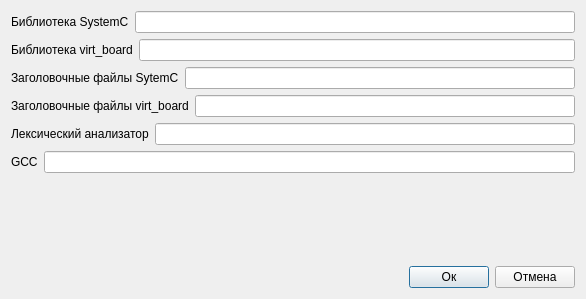
<?xml version="1.0" encoding="UTF-8"?>
<ui version="4.0">
 <class>settings_wind</class>
 <widget class="QDialog" name="settings_wind">
  <property name="geometry">
   <rect>
    <x>0</x>
    <y>0</y>
    <width>586</width>
    <height>299</height>
   </rect>
  </property>
  <property name="windowTitle">
   <string>Настройки</string>
  </property>
  <layout class="QVBoxLayout" name="verticalLayout">
   <item>
    <layout class="QHBoxLayout" name="horizontalLayout">
     <item>
      <widget class="QLabel" name="label">
       <property name="text">
        <string>Библиотека SystemC</string>
       </property>
      </widget>
     </item>
     <item>
      <widget class="QLineEdit" name="SystemCPath"/>
     </item>
    </layout>
   </item>
   <item>
    <layout class="QHBoxLayout" name="horizontalLayout_2">
     <item>
      <widget class="QLabel" name="label_2">
       <property name="text">
        <string>Библиотека virt_board</string>
       </property>
      </widget>
     </item>
     <item>
      <widget class="QLineEdit" name="VirtBoardPath"/>
     </item>
    </layout>
   </item>
   <item>
    <layout class="QHBoxLayout" name="horizontalLayout_4">
     <item>
      <widget class="QLabel" name="label_4">
       <property name="text">
        <string>Заголовочные файлы SytemC</string>
       </property>
      </widget>
     </item>
     <item>
      <widget class="QLineEdit" name="inclSystemC"/>
     </item>
    </layout>
   </item>
   <item>
    <layout class="QHBoxLayout" name="horizontalLayout_3">
     <item>
      <widget class="QLabel" name="label_3">
       <property name="text">
        <string>Заголовочные файлы virt_board</string>
       </property>
      </widget>
     </item>
     <item>
      <widget class="QLineEdit" name="inclVirtBoard"/>
     </item>
    </layout>
   </item>
   <item>
    <layout class="QHBoxLayout" name="horizontalLayout_6">
     <item>
      <widget class="QLabel" name="label_5">
       <property name="text">
        <string>Лексический анализатор</string>
       </property>
      </widget>
     </item>
     <item>
      <widget class="QLineEdit" name="LexPath"/>
     </item>
    </layout>
   </item>
   <item>
    <layout class="QHBoxLayout" name="horizontalLayout_7">
     <item>
      <widget class="QLabel" name="label_6">
       <property name="text">
        <string>GCC</string>
       </property>
      </widget>
     </item>
     <item>
      <widget class="QLineEdit" name="GccPath"/>
     </item>
    </layout>
   </item>
   <item>
    <spacer name="verticalSpacer">
     <property name="orientation">
      <enum>Qt::Vertical</enum>
     </property>
     <property name="sizeHint" stdset="0">
      <size>
       <width>20</width>
       <height>40</height>
      </size>
     </property>
    </spacer>
   </item>
   <item>
    <layout class="QHBoxLayout" name="horizontalLayout_5">
     <item>
      <spacer name="horizontalSpacer">
       <property name="orientation">
        <enum>Qt::Horizontal</enum>
       </property>
       <property name="sizeHint" stdset="0">
        <size>
         <width>40</width>
         <height>20</height>
        </size>
       </property>
      </spacer>
     </item>
     <item>
      <widget class="QPushButton" name="OkBtn">
       <property name="text">
        <string>Ок</string>
       </property>
      </widget>
     </item>
     <item>
      <widget class="QPushButton" name="cancelBtn">
       <property name="text">
        <string>Отмена</string>
       </property>
      </widget>
     </item>
    </layout>
   </item>
  </layout>
 </widget>
 <resources/>
 <connections/>
</ui>
